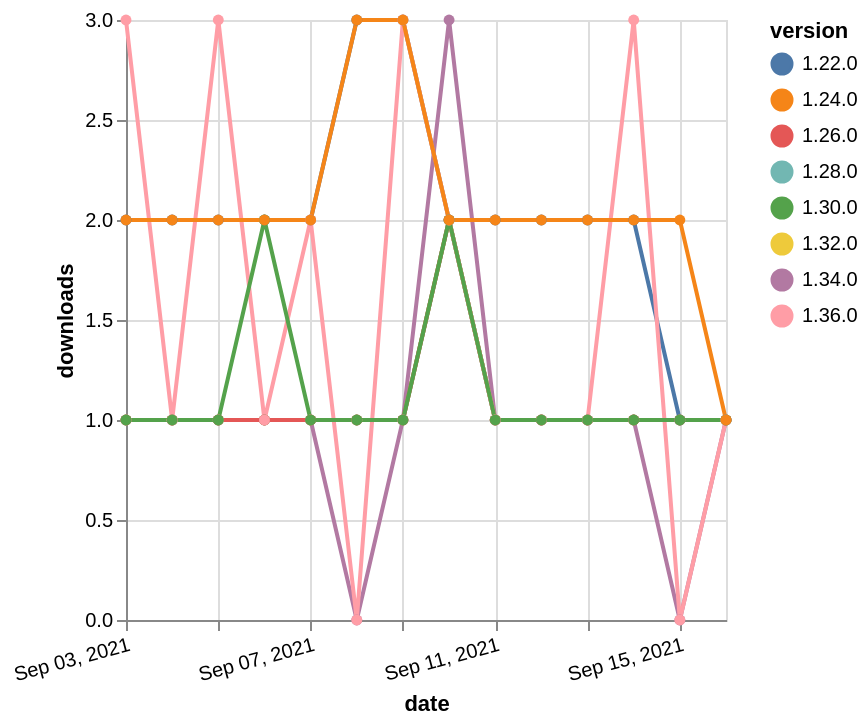

The specification (Vega-Lite) saved for this image:
### Vega-Lite specification from a JSON file in a GitHub repository (floating-point values rounded to 4 significant figures)
{"$schema": "https://vega.github.io/schema/vega-lite/v5.json", "description": "A simple bar chart with embedded data.", "data": {"values": [{"date": "2021-09-03", "total": 362, "delta": 1, "version": "1.34.0"}, {"date": "2021-09-04", "total": 363, "delta": 1, "version": "1.34.0"}, {"date": "2021-09-05", "total": 364, "delta": 1, "version": "1.34.0"}, {"date": "2021-09-06", "total": 365, "delta": 1, "version": "1.34.0"}, {"date": "2021-09-07", "total": 366, "delta": 1, "version": "1.34.0"}, {"date": "2021-09-08", "total": 366, "delta": 0, "version": "1.34.0"}, {"date": "2021-09-09", "total": 367, "delta": 1, "version": "1.34.0"}, {"date": "2021-09-10", "total": 370, "delta": 3, "version": "1.34.0"}, {"date": "2021-09-11", "total": 371, "delta": 1, "version": "1.34.0"}, {"date": "2021-09-12", "total": 372, "delta": 1, "version": "1.34.0"}, {"date": "2021-09-13", "total": 373, "delta": 1, "version": "1.34.0"}, {"date": "2021-09-14", "total": 374, "delta": 1, "version": "1.34.0"}, {"date": "2021-09-15", "total": 374, "delta": 0, "version": "1.34.0"}, {"date": "2021-09-16", "total": 375, "delta": 1, "version": "1.34.0"}, {"date": "2021-09-03", "total": 187, "delta": 1, "version": "1.32.0"}, {"date": "2021-09-04", "total": 188, "delta": 1, "version": "1.32.0"}, {"date": "2021-09-05", "total": 189, "delta": 1, "version": "1.32.0"}, {"date": "2021-09-06", "total": 190, "delta": 1, "version": "1.32.0"}, {"date": "2021-09-07", "total": 191, "delta": 1, "version": "1.32.0"}, {"date": "2021-09-08", "total": 192, "delta": 1, "version": "1.32.0"}, {"date": "2021-09-09", "total": 193, "delta": 1, "version": "1.32.0"}, {"date": "2021-09-10", "total": 195, "delta": 2, "version": "1.32.0"}, {"date": "2021-09-11", "total": 196, "delta": 1, "version": "1.32.0"}, {"date": "2021-09-12", "total": 197, "delta": 1, "version": "1.32.0"}, {"date": "2021-09-13", "total": 198, "delta": 1, "version": "1.32.0"}, {"date": "2021-09-14", "total": 199, "delta": 1, "version": "1.32.0"}, {"date": "2021-09-15", "total": 200, "delta": 1, "version": "1.32.0"}, {"date": "2021-09-16", "total": 201, "delta": 1, "version": "1.32.0"}, {"date": "2021-09-03", "total": 2297, "delta": 2, "version": "1.22.0"}, {"date": "2021-09-04", "total": 2299, "delta": 2, "version": "1.22.0"}, {"date": "2021-09-05", "total": 2301, "delta": 2, "version": "1.22.0"}, {"date": "2021-09-06", "total": 2303, "delta": 2, "version": "1.22.0"}, {"date": "2021-09-07", "total": 2305, "delta": 2, "version": "1.22.0"}, {"date": "2021-09-08", "total": 2308, "delta": 3, "version": "1.22.0"}, {"date": "2021-09-09", "total": 2311, "delta": 3, "version": "1.22.0"}, {"date": "2021-09-10", "total": 2313, "delta": 2, "version": "1.22.0"}, {"date": "2021-09-11", "total": 2315, "delta": 2, "version": "1.22.0"}, {"date": "2021-09-12", "total": 2317, "delta": 2, "version": "1.22.0"}, {"date": "2021-09-13", "total": 2319, "delta": 2, "version": "1.22.0"}, {"date": "2021-09-14", "total": 2321, "delta": 2, "version": "1.22.0"}, {"date": "2021-09-15", "total": 2322, "delta": 1, "version": "1.22.0"}, {"date": "2021-09-16", "total": 2323, "delta": 1, "version": "1.22.0"}, {"date": "2021-09-03", "total": 246, "delta": 1, "version": "1.28.0"}, {"date": "2021-09-04", "total": 247, "delta": 1, "version": "1.28.0"}, {"date": "2021-09-05", "total": 248, "delta": 1, "version": "1.28.0"}, {"date": "2021-09-06", "total": 249, "delta": 1, "version": "1.28.0"}, {"date": "2021-09-07", "total": 250, "delta": 1, "version": "1.28.0"}, {"date": "2021-09-08", "total": 251, "delta": 1, "version": "1.28.0"}, {"date": "2021-09-09", "total": 252, "delta": 1, "version": "1.28.0"}, {"date": "2021-09-10", "total": 254, "delta": 2, "version": "1.28.0"}, {"date": "2021-09-11", "total": 255, "delta": 1, "version": "1.28.0"}, {"date": "2021-09-12", "total": 256, "delta": 1, "version": "1.28.0"}, {"date": "2021-09-13", "total": 257, "delta": 1, "version": "1.28.0"}, {"date": "2021-09-14", "total": 258, "delta": 1, "version": "1.28.0"}, {"date": "2021-09-15", "total": 259, "delta": 1, "version": "1.28.0"}, {"date": "2021-09-16", "total": 260, "delta": 1, "version": "1.28.0"}, {"date": "2021-09-03", "total": 335, "delta": 1, "version": "1.26.0"}, {"date": "2021-09-04", "total": 336, "delta": 1, "version": "1.26.0"}, {"date": "2021-09-05", "total": 337, "delta": 1, "version": "1.26.0"}, {"date": "2021-09-06", "total": 338, "delta": 1, "version": "1.26.0"}, {"date": "2021-09-07", "total": 339, "delta": 1, "version": "1.26.0"}, {"date": "2021-09-08", "total": 340, "delta": 1, "version": "1.26.0"}, {"date": "2021-09-09", "total": 341, "delta": 1, "version": "1.26.0"}, {"date": "2021-09-10", "total": 343, "delta": 2, "version": "1.26.0"}, {"date": "2021-09-11", "total": 344, "delta": 1, "version": "1.26.0"}, {"date": "2021-09-12", "total": 345, "delta": 1, "version": "1.26.0"}, {"date": "2021-09-13", "total": 346, "delta": 1, "version": "1.26.0"}, {"date": "2021-09-14", "total": 347, "delta": 1, "version": "1.26.0"}, {"date": "2021-09-15", "total": 348, "delta": 1, "version": "1.26.0"}, {"date": "2021-09-16", "total": 349, "delta": 1, "version": "1.26.0"}, {"date": "2021-09-03", "total": 140, "delta": 3, "version": "1.36.0"}, {"date": "2021-09-04", "total": 141, "delta": 1, "version": "1.36.0"}, {"date": "2021-09-05", "total": 144, "delta": 3, "version": "1.36.0"}, {"date": "2021-09-06", "total": 145, "delta": 1, "version": "1.36.0"}, {"date": "2021-09-07", "total": 147, "delta": 2, "version": "1.36.0"}, {"date": "2021-09-08", "total": 147, "delta": 0, "version": "1.36.0"}, {"date": "2021-09-09", "total": 150, "delta": 3, "version": "1.36.0"}, {"date": "2021-09-10", "total": 152, "delta": 2, "version": "1.36.0"}, {"date": "2021-09-11", "total": 153, "delta": 1, "version": "1.36.0"}, {"date": "2021-09-12", "total": 154, "delta": 1, "version": "1.36.0"}, {"date": "2021-09-13", "total": 155, "delta": 1, "version": "1.36.0"}, {"date": "2021-09-14", "total": 158, "delta": 3, "version": "1.36.0"}, {"date": "2021-09-15", "total": 158, "delta": 0, "version": "1.36.0"}, {"date": "2021-09-16", "total": 159, "delta": 1, "version": "1.36.0"}, {"date": "2021-09-03", "total": 407, "delta": 1, "version": "1.30.0"}, {"date": "2021-09-04", "total": 408, "delta": 1, "version": "1.30.0"}, {"date": "2021-09-05", "total": 409, "delta": 1, "version": "1.30.0"}, {"date": "2021-09-06", "total": 411, "delta": 2, "version": "1.30.0"}, {"date": "2021-09-07", "total": 412, "delta": 1, "version": "1.30.0"}, {"date": "2021-09-08", "total": 413, "delta": 1, "version": "1.30.0"}, {"date": "2021-09-09", "total": 414, "delta": 1, "version": "1.30.0"}, {"date": "2021-09-10", "total": 416, "delta": 2, "version": "1.30.0"}, {"date": "2021-09-11", "total": 417, "delta": 1, "version": "1.30.0"}, {"date": "2021-09-12", "total": 418, "delta": 1, "version": "1.30.0"}, {"date": "2021-09-13", "total": 419, "delta": 1, "version": "1.30.0"}, {"date": "2021-09-14", "total": 420, "delta": 1, "version": "1.30.0"}, {"date": "2021-09-15", "total": 421, "delta": 1, "version": "1.30.0"}, {"date": "2021-09-16", "total": 422, "delta": 1, "version": "1.30.0"}, {"date": "2021-09-03", "total": 2245, "delta": 2, "version": "1.24.0"}, {"date": "2021-09-04", "total": 2247, "delta": 2, "version": "1.24.0"}, {"date": "2021-09-05", "total": 2249, "delta": 2, "version": "1.24.0"}, {"date": "2021-09-06", "total": 2251, "delta": 2, "version": "1.24.0"}, {"date": "2021-09-07", "total": 2253, "delta": 2, "version": "1.24.0"}, {"date": "2021-09-08", "total": 2256, "delta": 3, "version": "1.24.0"}, {"date": "2021-09-09", "total": 2259, "delta": 3, "version": "1.24.0"}, {"date": "2021-09-10", "total": 2261, "delta": 2, "version": "1.24.0"}, {"date": "2021-09-11", "total": 2263, "delta": 2, "version": "1.24.0"}, {"date": "2021-09-12", "total": 2265, "delta": 2, "version": "1.24.0"}, {"date": "2021-09-13", "total": 2267, "delta": 2, "version": "1.24.0"}, {"date": "2021-09-14", "total": 2269, "delta": 2, "version": "1.24.0"}, {"date": "2021-09-15", "total": 2271, "delta": 2, "version": "1.24.0"}, {"date": "2021-09-16", "total": 2272, "delta": 1, "version": "1.24.0"}]}, "width": "container", "mark": {"type": "line", "point": {"filled": true}}, "encoding": {"x": {"field": "date", "type": "temporal", "timeUnit": "yearmonthdate", "title": "date", "axis": {"labelAngle": -15}}, "y": {"field": "delta", "type": "quantitative", "title": "downloads"}, "color": {"field": "version", "type": "nominal"}, "tooltip": {"field": "delta"}}}
